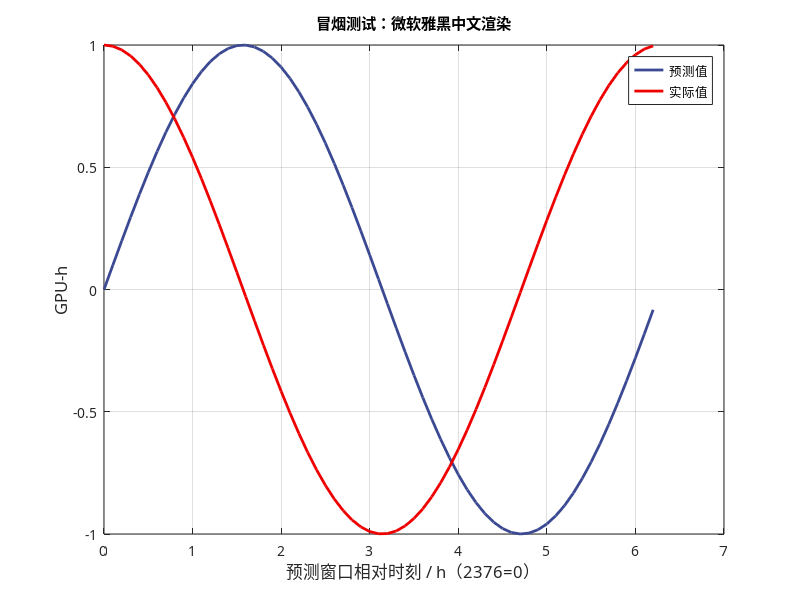

Here is the MATLAB script that generated this plot: (Note: this script raises an error after producing the figure.)
% Smoke test: Chinese font + vector PDF export via WSL interop
set(0, 'DefaultAxesFontName', 'Microsoft YaHei');
f = figure('Visible', 'off', 'Position', [100 100 600 400]);
x = 0:0.1:2*pi;
plot(x, sin(x), 'Color', [0.231 0.286 0.573], 'LineWidth', 2);
hold on;
plot(x, cos(x), 'Color', [0.933 0 0], 'LineWidth', 2);
xlabel('预测窗口相对时刻 / h（2376=0）', 'FontSize', 12);
ylabel('GPU-h', 'FontSize', 12);
title('冒烟测试：微软雅黑中文渲染');
legend({'预测值', '实际值'}, 'Location', 'best');
grid on;
out = 'E:/mm_redraw/figs/_smoke_test.pdf';
exportgraphics(f, out, 'ContentType', 'vector');
disp(['SMOKE_OK ', out]);
d = dir(out);
disp(['SIZE ', num2str(d.bytes)]);
close(f);
exit(0);
